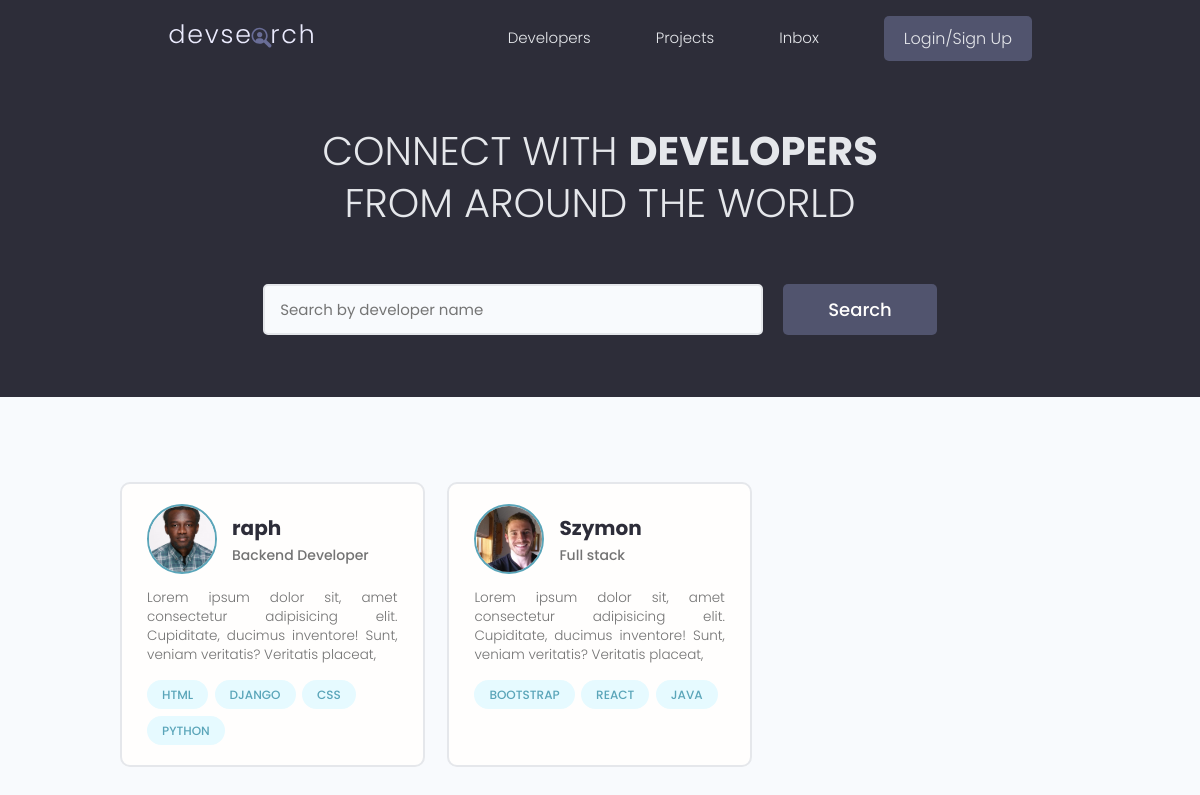
The page / on the database its author committed.
### users/models.py (models this page shows, shortened)
class Profile(models.Model):
    user = models.OneToOneField(
        User, on_delete=models.CASCADE, null=True, blank=True)
    name = models.CharField(max_length=200, blank=True, null=True)
    email = models.EmailField(max_length=500, blank=True, null=True)
    username = models.CharField(max_length=200, blank=True, null=True)
    location = models.CharField(max_length=200, blank=True, null=True)
    short_intro = models.CharField(max_length=200, blank=True, null=True)
    bio = models.TextField(blank=True, null=True)
    profile_image = models.ImageField(
        null=True, blank=True, upload_to='profiles/', default="profiles/user-default.png")
    social_github = models.CharField(max_length=200, blank=True, null=True)
    social_twitter = models.CharField(max_length=200, blank=True, null=True)
    social_linkedin = models.CharField(max_length=200, blank=True, null=True)
    social_youtube = models.CharField(max_length=200, blank=True, null=True)
    social_website = models.CharField(max_length=200, blank=True, null=True)
    created = models.DateTimeField(auto_now_add=True)
    id = models.UUIDField(default=uuid.uuid4, unique=True,
                          primary_key=True, editable=False)
    phone_number = models.CharField(max_length=12, blank=True)

class Skill(models.Model):
    owner = models.ForeignKey(
        Profile, on_delete=models.CASCADE, null=True, blank=True)
    name = models.CharField(max_length=200, blank=True, null=True)
    description = models.TextField(null=True, blank=True)
    created = models.DateTimeField(auto_now_add=True)
    id = models.UUIDField(default=uuid.uuid4, unique=True,
                          primary_key=True, editable=False)
    def __str__(self):
        return str(self.name)

### users/views.py (the view)
# urls.py: path('', views.profiles, name="profiles"),
def profiles(request):
    profiles = Profile.objects.all()
    context = {
        'profiles': profiles
    }
    return render(request, 'users/profiles.html', context)

### users/templates/users/profiles.html (shortened to what this page needs)
{% extends 'main.html' %}
{% block content %}
  <main class="home">
    <section class="hero-section text-center">
      <div class="container container--narrow">
        <div class="hero-section__box">
          <h2>CONNECT WITH <span>DEVELOPERS</span></h2>
          <h2>FROM AROUND THE WORLD</h2>
        </div>
        <div class="hero-section__search">
          <form class="form" action="#" method="get">
            <div class="form__field">
              <input class="input input--text" id="formInput#search" type="text" name="text"
                placeholder="Search by developer name" />
            </div>
            <input class="btn btn--sub btn--lg" type="submit" value="Search" />
          </form>
        </div>
      </div>
    </section>
    <section class="devlist">
      <div class="container">
        <div class="grid grid--three">
            {% for profile in profiles %}
          <div class="column card">
            <div class="dev">
              <a href="{% url 'user-profile' profile.id %}" class="card__body">
                <div class="dev__profile">
                  <img class="avatar avatar--md" src="{{ profile.profile_image.url }}" alt="image" />
                  <div class="dev__meta">
                    <h3>{{ profile.name }}</h3>
                    <h5>{{ profile.short_intro }}</h5>
                  </div>
                </div>
                <p class="dev__info">{{profile.bio|slice:"150"}}</p>
                <div class="dev__skills">
                    {% for skill in profile.skill_set.all|slice:"4" %}
                  <span class="tag tag--pill tag--main">
                    <small>{{skill}}</small>
                  </span>
                  {% endfor %}
                </div>
              </a>
            </div>
          </div>
          {% endfor %}
        </div>
      </div>
    </section>
  </main>
</body>
</html>
{% endblock %}

### static/styles/app.css (style rules this page uses)
:root { --color-sub: #2d2d39; }
.btn--sub { background-color: var(--color-sub-light); }
.card { border: 2px solid var(--color-light); }
img { width: 100%; }
.hero-section { height: 40vh; display: flex; align-items: center; background-color: var(--color-sub); }
.hero-section__box { margin-bottom: 4rem; }
.hero-section__box > h2, .hero-section__box > h2 > span { font-size: 4rem; color: var(--color-light); line-height: 1.3; text-transform: uppercase; }
.hero-section__box > h2 { font-weight: 300; }
.hero-section__box > h2 > span { font-weight: 700; }
.hero-section__search > .form { display: flex; align-items: center; justify-content: center; gap: 2rem; }
.hero-section__search > .form input.input--text { width: 50rem; }
.devlist { margin-top: 8rem; }
.devlist .grid { align-items: stretch; }
.devlist .dev .dev__profile { display: flex; align-items: center; gap: 1.5rem; }
.devlist .dev .dev__meta h3 { color: var(--color-sub); font-size: 2rem; font-weight: 700; }
.devlist .dev .dev__meta h5 { color: var(--color-text); font-size: 1.4rem; font-weight: 500; }
.devlist .dev .dev__info { margin: 1.5rem 0; font-size: 1.35rem; line-height: 1.4; text-align: justify; }

### static/uikit/styles/modules/_variables.css (style rules this page uses)
:root { --color-main: #5aa5b9; --color-main-light: #e6faff; --color-sub: #3f4156; --color-sub-light: #51546e; --color-sub-lighter: #ededfd; --color-text: #737373; --color-gray: #8b8b8b; --color-light: #e5e7eb; --color-light-gray: #767676; --color-bg: #f8fafd; --color-white: #fffefd; --color-white-light: #f3f3f3; --color-success: #359e64; --color-success-bg: #def8e8; --color-error: #fc4b0b; --color-error-bg: #fff2ee; --font-base: 'Poppins', arial, helvetica, 'Segoe UI', roboto, ubuntu, sans-serif; --font-monospace: 'Fira Code', 'Courier New', courier, monospace; --font-regular: 300; --font-medium: 500; --font-bold: 700; --generic-shadow: 1px 1px 5px #00000010; --generic-transition: all 0.3s ease-in-out; }

### static/uikit/styles/modules/_base.css (style rules this page uses)
* { margin: 0; padding: 0; box-sizing: border-box; text-rendering: optimizeLegibility; color: inherit; font-size: inherit; }
html { font-size: 50%; }
@media only screen and (min-width: 480px) { html { font-size: 56.25%; } }
@media only screen and (min-width: 1200px) { html { font-size: 62.5%; } }
body { line-height: 1.6; font-weight: 400; font-size: 1.5rem; color: var(--color-text); background-color: var(--color-bg); min-height: 100vh; }

### static/uikit/styles/modules/_typography.css (style rules this page uses)
* { font-family: var(--font-base); }
h2 { font-size: 3.6rem; font-weight: var(--font-bold); }
h3 { font-size: 3.2rem; font-weight: var(--font-medium); }
h5 { font-size: 2.4rem; font-weight: var(--font-medium); }
h5, h6 { font-weight: var(--font-regular); }
p, span, strong { font-size: 1.6rem; color: var(--color-text); font-weight: var(--font-regular); }
a { padding-bottom: 2px; text-decoration: none; display: inline-block; color: var(--color-main); font-weight: var(--font-medium); }

### static/uikit/styles/modules/_utilities.css (style rules this page uses)
.container { width: 92%; max-width: 165rem; margin: 0 auto; box-sizing: border-box; }
.container--narrow { width: 92%; max-width: 120rem; }
@media screen and (min-width: 1000px) { .container { width: 90%; } }
@media screen and (min-width: 1000px) { .container--narrow { width: 85%; } }
@media screen and (min-width: 1200px) { .container { width: 80%; } }
@media screen and (min-width: 1200px) { .container--narrow { width: 72%; } }
.text-center { text-align: center; }

### static/uikit/styles/modules/_avatar.css (style rules this page uses)
.avatar { border-radius: 50%; border: 2px solid var(--color-main); object-fit: cover; }
.avatar--md { height: 7rem; width: 7rem; }

### static/uikit/styles/modules/_button.css (style rules this page uses)
.btn { display: inline-block; position: relative; cursor: pointer; background-color: var(--color-light); font-weight: var(--font-medium); color: var(--color-sub); text-decoration: none; padding: 1rem 2rem; border-radius: 0.5rem; border: none; width: -webkit-fit-content; width: -moz-fit-content; width: fit-content; height: -webkit-fit-content; height: -moz-fit-content; height: fit-content; font-size: 1.6rem; outline-width: 0; outline-color: transparent; -webkit-backface-visibility: hidden; backface-visibility: hidden; transition: all 0.3s ease-in-out; }
.btn--sub { background-color: var(--color-sub); color: var(--color-white); }
.btn--lg { font-size: 1.8rem; padding: 1.2rem 4.5rem; }

### static/uikit/styles/modules/_card.css (style rules this page uses)
.card { border-radius: 1rem; background-color: var(--color-white); border: 1.5px solid var(--color-light); width: auto; height: auto; margin-top: 0.5rem; margin-bottom: 0.5rem; overflow: hidden; }
.card__body, .card__header { padding: 2rem 2.5rem; }

### rows shown on the page
Profile: profile_image (picture), name "raph", short_intro "Backend Developer", bio "Lorem ipsum dolor sit, amet consectetur adipisicing elit. Cupiditate, ducimus inventore! Sunt, veniam veritatis? Veritatis placeat,"
Skill: name "HTML"
Skill: name "DJANGO"
Skill: name "CSS"
Skill: name "PYTHON"
Profile: profile_image (picture), name "Szymon", short_intro "Full stack", bio "Lorem ipsum dolor sit, amet consectetur adipisicing elit. Cupiditate, ducimus inventore! Sunt, veniam veritatis? Veritatis placeat,"
Skill: name "BOOTSTRAP"
Skill: name "REACT"
Skill: name "JAVA"
